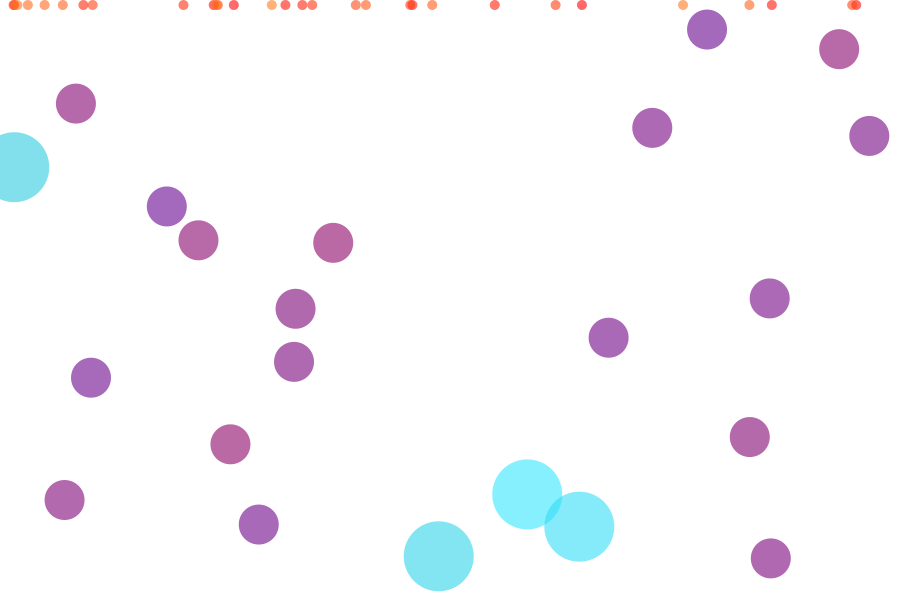
Frame 1 (no input)
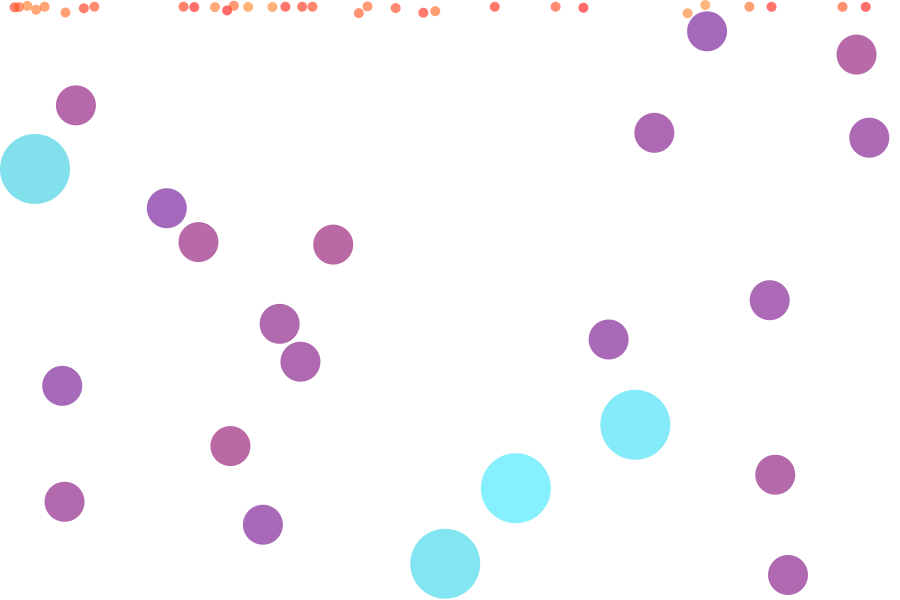
Frame 60 (the mouse pressed at the canvas centre just before this capture)
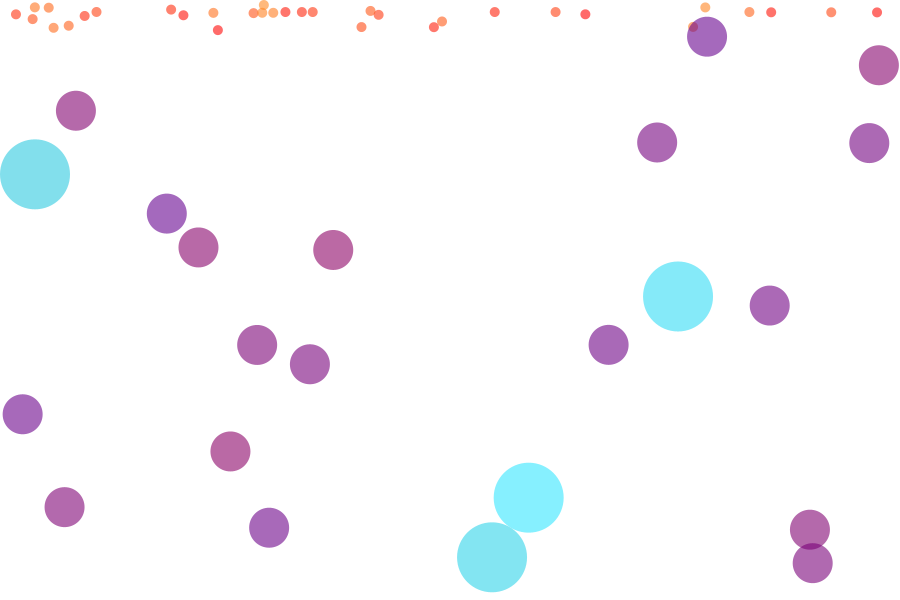
Frame 120 (the mouse held since frame 60 and released just before this capture)

The Processing sketch that drew these frames (run headless with seeded random() and noise(); from frame 60 on, the mouse is pressed at the canvas centre):

// Processing sketch: processing_73763
// ── processing_73763.pde

// credit to Processing's bouncy balls example


int H = hour();
int M = minute();
int S = second();

float spring = .001;
float gravity = 0.001;
float friction = -0.9;
Ball[] secondBalls = new Ball[60];
Ball[] minuteBalls = new Ball[60];
Ball[] hourBalls = new Ball[24];

void setup(){
  size(900,600);
  noStroke();
  for (int i = 0; i < 60; i++) {
    secondBalls[i] = new Ball(random(width), 0, 10, i, 255, 
    map(i, 0.0, 60.0, 0, 255.0), i, 60, secondBalls);
    }
  for (int i = 0; i < 60; i++){
    minuteBalls[i] = new Ball(random(width), random(height), 40, i, map(i, 0, 60, 140, 0), 
    0, map(i, 0.0, 60.0, 100, 255), 60, minuteBalls);
    }  
  for (int i = 0; i < 24; i++){
    hourBalls[i] = new Ball(random(width), random(height), 70, i, map(i, 0.0, 24, 50, 0), 
    map(i, 0.0, 24, 230, 0), map(i, 0.0, 24, 255, 0), 24, hourBalls);
    }
  }
 
void draw(){
  background(255);
  fill(0);
  H = hour();
  M = minute();
  S = second();
  
  for (int i = 0; i < S; i ++){
    secondBalls[i].collide();
    secondBalls[i].move();
    secondBalls[i].display();
    
  }
  
  for (int i = 0; i < M; i++){
    minuteBalls[i].collide();
    minuteBalls[i].display();
    minuteBalls[i].move(); 
  }
   
  for (int i = 0; i < H; i++){
    hourBalls[i].collide();
    hourBalls[i].display();
    hourBalls[i].move(); 
  }
/*  
  for (int i = 0; i < numBalls; i++) {
    balls[i].collide();
    balls[i].move();
    balls[i].display();  
  }
*/ 
}

class Ball {
  float x, y;
  float diameter;
  float vx = 0;
  float vy = 0;
  float r, g, b;
  int id;
  int arraySize;
  Ball[] others;
 
  Ball(float xin, float yin, float din, int idin, float ir, float ig, float ib, int iarraySize, Ball[] oin) {
    x = xin;
    y = yin;
    r = ir;
    g = ig;
    b = ib;
    arraySize = iarraySize;
    diameter = din;
    id = idin;
    others = oin;
  } 
  
  void collide() {
    for (int i = 0; i < arraySize; i++) {
      if(id != i){
      float dx = others[i].x - x;
      float dy = others[i].y - y;
      float distance = sqrt(dx*dx + dy*dy);
      float minDist = others[i].diameter/2 + diameter/2;
      if (distance < minDist) { 
        float angle = atan2(dy, dx);
        float targetX = x + cos(angle) * minDist;
        float targetY = y + sin(angle) * minDist;
        float ax = (targetX - others[i].x) * spring;
        float ay = (targetY - others[i].y) * spring;
        vx -= ax;
        vy -= ay;
        others[i].vx += ax;
        others[i].vy += ay;
      }
      }
    }   
  }
  
  void move() {
    vy += gravity;
    x += vx;
    y += vy;
    if (x + diameter/2 > width) {
      x = width - diameter/2;
      vx *= friction; 
    }
    else if (x - diameter/2 < 0) {
      x = diameter/2;
      vx *= friction;
    }
    if (y + diameter/2 > height) {
      y = height - diameter/2;
      vy *= friction; 
    } 
    else if (y - diameter/2 < 0) {
      y = diameter/2;
      vy *= friction;
    }
  }
  
  void display() {
    fill(r, g, b, 150);
    ellipse(x, y, diameter, diameter);
  }
}
